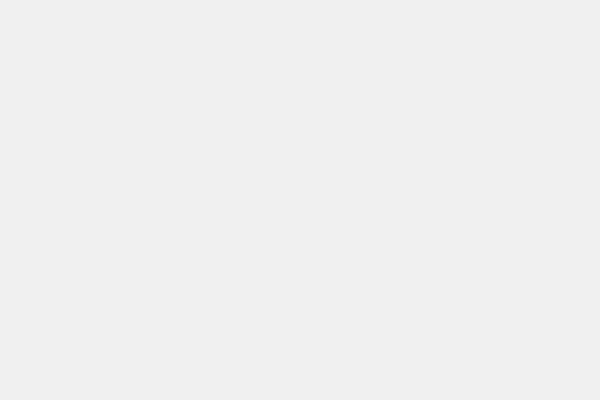
Frame 1 (no input)
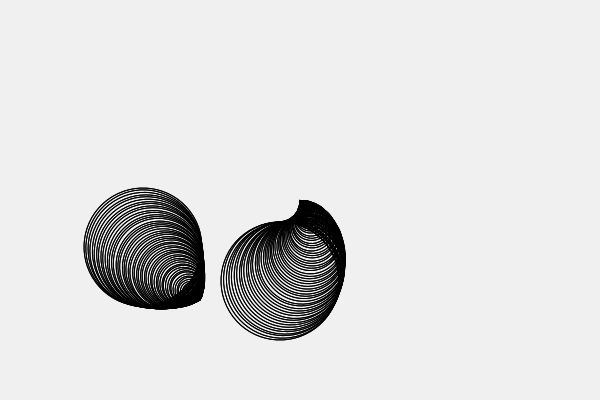
Frame 60 (the mouse pressed at the canvas centre just before this capture)
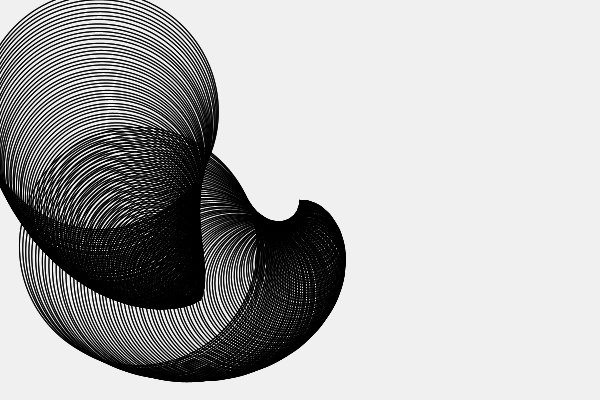
Frame 120 (the mouse held since frame 60 and released just before this capture)

The Processing sketch that drew these frames (run headless with seeded random() and noise(); from frame 60 on, the mouse is pressed at the canvas centre):

// Processing sketch: processing_124965
// ── processing_124965.pde

int x = 0;
int y = 0;
int w = 0;
int h = 0;
int r = 0;
void setup(){
  size(600, 400);
  background(240);
  noFill();
  smooth();
  x = width/2;
  y = height/2;
  stroke(0);
}
void draw(){
  translate(width/2, height/2);
  rotate(radians(r));
  translate(-width/2, -height/2);
  noFill();
  ellipse(x, y, w, h);
  ellipse(y, x, w, h);
  ellipse(x, y, h, w);
  ellipse(y, x, h, w);
  x += 1;
  y += 1;
  w -= 2;
  h -= 2;
  r += 1;
}
